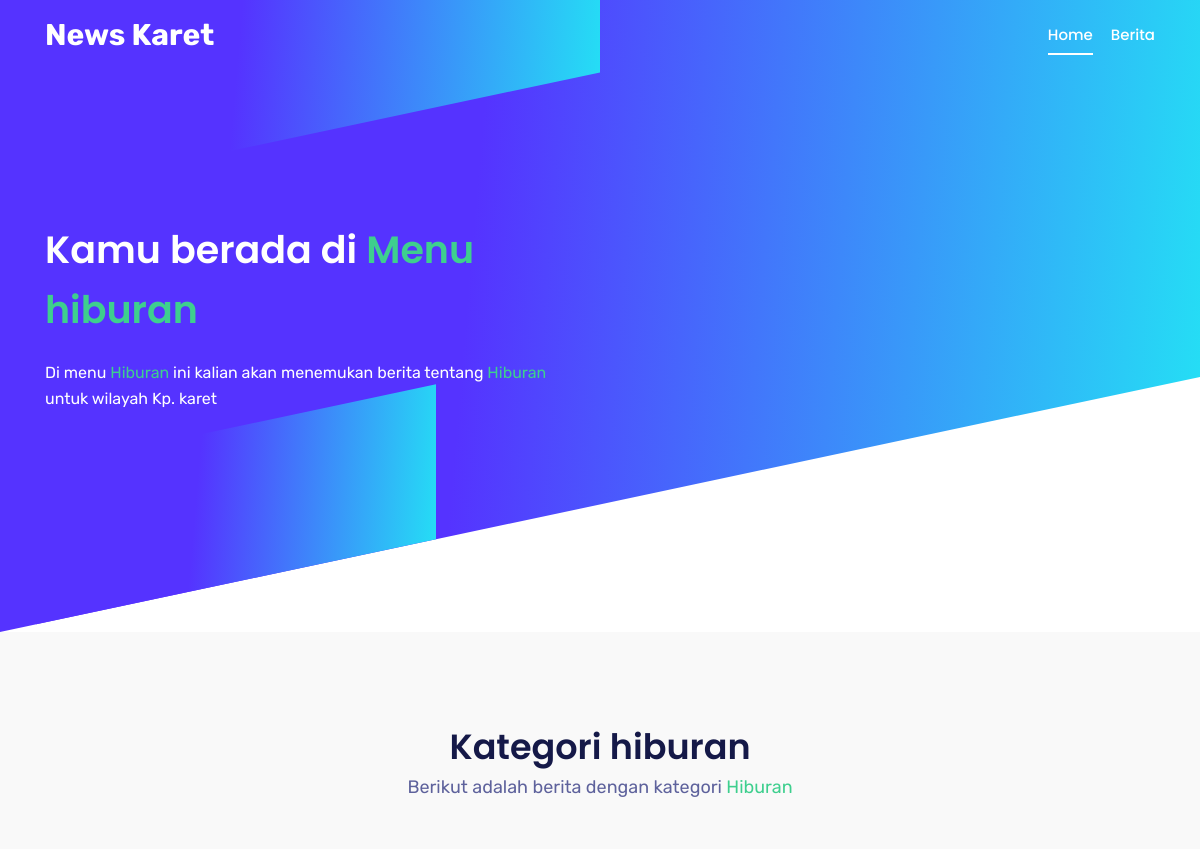
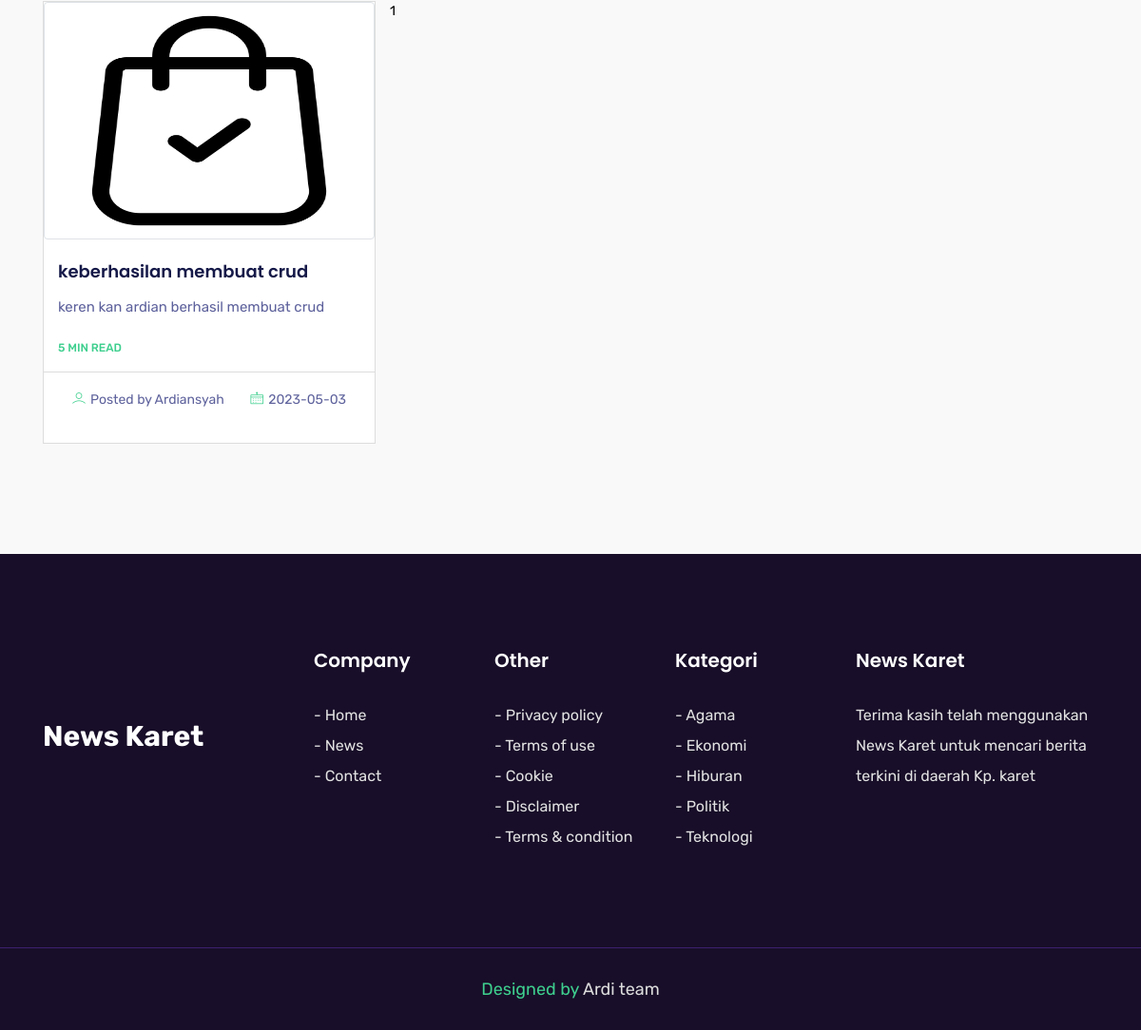
Screenshot of /berita-tentang/hiburan.php with the database file from the repository (2 pictures, top to bottom).
### tables this page shows
CREATE TABLE `hiburan` (
  `id` int(11) NOT NULL,
  `judul` varchar(100) NOT NULL,
  `nama_penulis` varchar(35) NOT NULL,
  `tgl_berita` date NOT NULL,
  `sub_judul` varchar(100) NOT NULL,
  `isi_berita` text NOT NULL,
  `gambar` varchar(255) NOT NULL
);

### berita-tentang/hiburan.php (the view, shortened to what this page needs)
<?php
include('../config/koneksi.php');
?>
<!DOCTYPE html>
<html lang="en">
  <head>
    <link rel="stylesheet" href="../assets/css/bootstrap.min.css" />
    <link rel="stylesheet" href="../assets/css/animate.css" />
    <link rel="stylesheet" href="../assets/css/LineIcons.css" />
    <link rel="stylesheet" href="../assets/css/owl.carousel.css" />
    <link rel="stylesheet" href="../assets/css/owl.theme.css" />
    <link rel="stylesheet" href="../assets/css/magnific-popup.css" />
    <link rel="stylesheet" href="../assets/css/nivo-lightbox.css" />
    <link rel="stylesheet" href="../assets/css/main.css" />
    <link rel="stylesheet" href="../assets/css/responsive.css" />
    <link rel="stylesheet" href="../https://unpkg.com/aos@next/dist/aos.css" />
    <link
      rel="stylesheet"
      href="https://cdnjs.cloudflare.com/ajax/libs/font-awesome/4.7.0/css/font-awesome.css"
    />
    <link href="https://unpkg.com/aos@2.3.1/dist/aos.css" rel="stylesheet">
  </head>
  <body>
    <header id="home" class="hero-area">
      <div class="overlay">
        <span></span>
        <span></span>
      </div>
      <nav
        class="navbar navbar-expand-md bg-inverse fixed-top scrolling-navbar"
      >
        <div class="container">
          <a href="" class="navbar-brand"
            ><span style="font-size: 30px; color: #fff"
              ><b>News Karet</b></span
            ></a
          >
          <div class="collapse navbar-collapse" id="navbarCollapse">
            <ul class="navbar-nav mr-auto w-100 justify-content-end">
              <li class="nav-item">
                <a class="nav-link page-scroll" href="#home">Home</a>
              </li>
              <li class="nav-item">
                <a class="nav-link page-scroll" href="#blog">Berita</a>
              </li>
            </ul>
          </div>
        </div>
      </nav>
      <div class="container">
        <div class="row space-100">
          <div class="col-lg-6 col-md-12 col-xs-12">
            <div data-aos="fade-right" class="contents">
              <h2 class="head-title">Kamu berada di <text style="color: #3ECF8E;;">Menu hiburan</text></h2>
              <p>
                Di menu <text style="color: #3ECF8E;;">Hiburan</text> ini kalian akan menemukan berita tentang <text style="color: #3ECF8E;;">Hiburan</text> untuk wilayah Kp. karet
              </p>
            </div>
          </div>
          <div data-aos="fade-left" class="col-lg-6 col-md-12 col-xs-12 p-0">
            <div class="intro-img">
            </div>
          </div>
        </div>
      </div>
    </header>
    <section id="blog" class="section">
      <div class="container">
        <div class="row">
          <div class="col-lg-12">
            <div class="blog-text section-header text-center">
              <div>
                <h2 class="section-title">Kategori hiburan</h2>
                <div class="desc-text">
                  <p>Berikut adalah berita dengan kategori <text style="color: #3ECF8E;;">Hiburan</text></p>
                </div>
              </div>
            </div>
          </div>
        </div>
        <div class="row">
          <?php
            $perPage = 3;
            if(isset($_GET['Halaman'])){
              $page = $_GET['Halaman'];
            } else {
              $page = 1;
            }
            if($page > 1){
              $start = ($page * $perPage) - $perPage;
            } else {
              $start = 0;
            }
            $sql = "SELECT * FROM `hiburan` order by id desc LIMIT $start, $perPage";
            $hasil = mysqli_query($con, $sql);
            $d = mysqli_num_rows($hasil);
            if ($d > 0){
              while ($row = mysqli_fetch_array($hasil)){
          ?>
          <div class="col-lg-4 col-md-6 mb-3 col-xs-12 blog-item">
            <div class="blog-item-wrapper">
              <div class="blog-item-img">
                <a href="">
                  <?php
                    if ($row['gambar'] == ''){
                      echo '<img style="max-height:100px" class="img img-thumbnail" src="../gambar-berita/no-img.jpg">';
                    } else {
                      echo '<img style="width: 500px; height: 250px;" class="img img-thumbnail" src="../gambar-berita/' . $row['gambar'] . '">';
                    }
                  ?>
                </a>
              </div>
              <div class="blog-item-text">
                <h3>
                  <a href=""
                    ><?= $row['judul'] ?></a
                  >
                </h3>
                <p>
                  <?= $row['sub_judul'] ?>
                </p>
                <a href="" class="read-more">5 Min read</a>
              </div>
              <div class="author">
                <span class="name"
                  ><i class="lni-user"></i><a href="">Posted by <?= $row['nama_penulis'] ?></a></span
                >
                <span class="date float-right"
                  ><i class="lni-calendar"></i
                  ><a href="#"><?= $row['tgl_berita'] ?></a></span
                >
              </div>
            </div>
          </div>
          <?php
              }
            }
          ?>
          <?php
            $data = mysqli_query($con, "SELECT * FROM `hiburan`");
            $jmlBaris = mysqli_num_rows($data);
            $halaman = ceil($jmlBaris/$perPage);
            for($i = 1; $i<=$halaman; $i++){
              echo "<a href='?Halaman=$i' class='page' style=''>$i </a>";
            }
          ?>
        </div>
      </div>
    </section>
    <footer>
      <section id="footer-Content">
        <div class="container">
          <div class="row">
            <div class="col-lg-3 col-md-6 col-sm-6 col-xs-6 col-mb-12">
              <div class="footer-logo">
                <span style="font-size: 30px; color: #fff; padding-top: 70px"
                  ><b>News Karet</b></span
                >
              </div>
            </div>
            <div class="col-lg-2 col-md-6 col-sm-6 col-xs-6 col-mb-12">
              <div class="widget">
                <h3 class="block-title">Company</h3>
                <ul class="menu">
                  <li><a class="page-scroll" href="#home">- Home</a></li>
                  <li><a class="page-scroll" href="#blog">- News</a></li>
                  <li><a class="page-scroll" href="#contact">- Contact</a></li>
                </ul>
              </div>
            </div>
            <div class="col-lg-2 col-md-6 col-sm-6 col-xs-6 col-mb-12">
              <div class="widget">
                <h3 class="block-title">Other</h3>
                <ul class="menu">
                  <li><a href="https://www.privacypolicyonline.com/live.php?token=F5wZ03WVbTCAs8jaPyfwdPjCVoVo5yWf">- Privacy policy</a></li>
                  <li><a href="https://www.termsofusegenerator.net/live.php?token=u0C7q0P7bZkPHPCCmsvgCAJvcG0N5WE6">- Terms of use</a></li>
                  <li><a href="https://www.termsfeed.com/live/8293b5fb-f6ca-47f2-a1a3-36e7637ce6c6">- Cookie</a></li>
                  <li><a href="https://www.termsfeed.com/live/782c18dc-ce8f-4994-a22d-458009761b40">- Disclaimer</a></li>
                  <li><a href="https://www.termsfeed.com/live/42afb888-0158-4dea-865a-56b8cd1820f5">- Terms & condition</a></li>
                </ul>
              </div>
            </div>
            <div class="col-lg-2 col-md-6 col-sm-6 col-xs-6 col-mb-12">
              <div class="widget">
                <h3 class="block-title">Kategori</h3>
                <ul class="menu">
                  <li><a href="http://<?= $_SERVER['SERVER_NAME'] ?>/news-karet/berita-tentang/agama.php">- Agama</a></li>
                  <li><a href="http://<?= $_SERVER['SERVER_NAME'] ?>/news-karet/berita-tentang/ekonomi.php">- Ekonomi</a></li>
                  <li><a href="http://<?= $_SERVER['SERVER_NAME'] ?>/news-karet/berita-tentang/hiburan.php">- Hiburan</a></li>
                  <li><a href="http://<?= $_SERVER['SERVER_NAME'] ?>/news-karet/berita-tentang/politik.php">- Politik</a></li>
                  <li><a href="http://<?= $_SERVER['SERVER_NAME'] ?>/news-karet/berita-tentang/teknologi.php">- Teknologi</a></li>
                </ul>
              </div>
            </div>
            <div class="col-lg-3 col-md-6 col-sm-6 col-xs-6 col-mb-12">
              <div class="widget">
                <h3 class="block-title">News Karet</h3>
                <p>
                  Terima kasih telah menggunakan News Karet untuk mencari berita
                  terkini di daerah Kp. karet
                </p>
              </div>
            </div>
          </div>
        </div>
        <div class="copyright">
          <div class="container">
            <div class="row">
              <div class="col-md-12">
                <div class="site-info text-center">
                  <p>
                    Designed by
                    <a href="https://github.com/ardiansyah835" rel="nofollow" target="_blank"
                      >Ardi team</a
                    >
                  </p>
                </div>
              </div>
            </div>
          </div>
        </div>
      </section>
    </footer>
  </body>
</html>

### assets/css/responsive.css (style rules this page uses)
@media only screen and (min-width: 992px) and (max-width: 1280px) { .navbar-expand-md .navbar-nav .nav-link { font-size: 15px; padding: 8px 0px; margin-left: 18px; } }
@media only screen and (min-width: 992px) and (max-width: 1280px) { .hero-area .contents h2 { font-size: 38px; } }
@media only screen and (min-width: 992px) and (max-width: 1280px) { .section { padding: 100px 0px; } }
@media only screen and (min-width: 992px) and (max-width: 1280px) { #blog .blog-item-wrapper .blog-item-text { padding: 20px 15px 15px 15px; } }
@media only screen and (min-width: 992px) and (max-width: 1280px) { #blog .blog-item-wrapper h3 { font-size: 18px; } }
@media only screen and (min-width: 992px) and (max-width: 1280px) { #blog .blog-item-wrapper a.read-more { font-size: 12px; } }
@media only screen and (min-width: 992px) and (max-width: 1280px) { #footer-Content { padding-top: 100px; } }
@media only screen and (min-width: 992px) and (max-width: 1280px) { #footer-Content .copyright { margin-top: 100px; } }
@media only screen and (min-width: 992px) and (max-width: 1280px) { .hero-area .contents p { color: #fff; font-size: 16px; line-height: 26px; } }

### berita-tentang/hiburan.php (style rules this page uses)
.page { letter-spacing: 10px; justify-content: center; align-items: center; }

### rows the page displays
hiburan: gambar (picture), judul "keberhasilan membuat crud", sub_judul "keren kan ardian berhasil membuat crud", nama_penulis "Ardiansyah", tgl_berita "2023-05-03"
